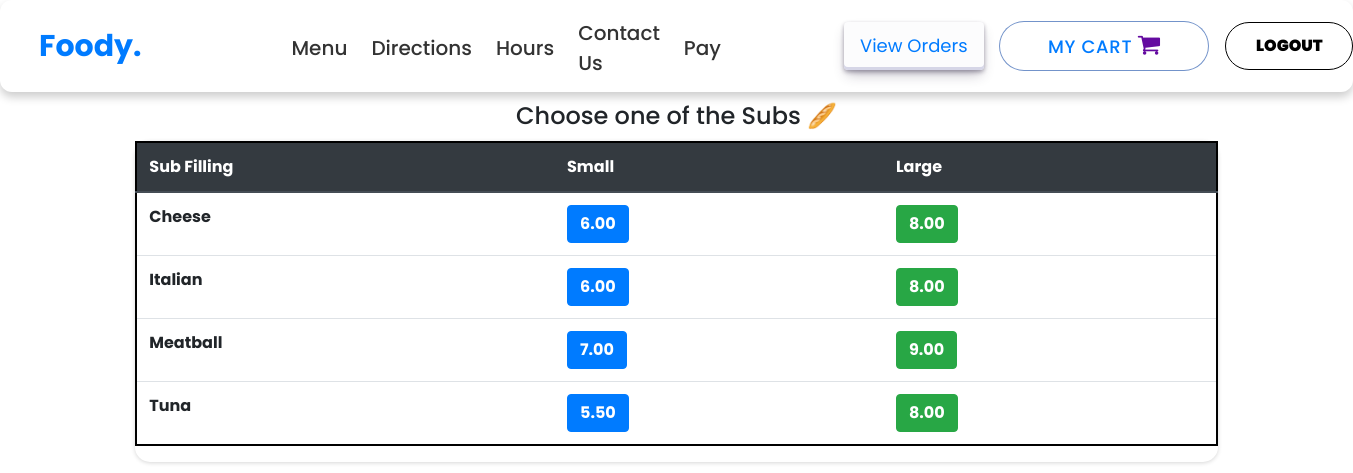
/Subs (signed in), run on the app's committed database.
### orders/models.py (models this page shows, shortened)
class Sub(models.Model):
    sub_filling = models.CharField(max_length=200)
    small_price = models.DecimalField(max_digits=6, decimal_places=2)
    large_price = models.DecimalField(max_digits=6, decimal_places=2)

### orders/views.py (the view)
# urls.py: path("Subs", views.subs, name="subs"),
def subs(request):
    if request.user.is_authenticated:
        return render(request, "sub.html", context = {"dishes":Sub.objects.all})
    else:
        return redirect("orders:login")

### orders/templates/sub.html
{% extends 'header.html' %}
{% block content %}
    <div class="container">
      <h4 style="margin:10px; text-align:center;"> Choose one of the Subs &#x1f956 </h4>
      <div class="row justify-content-center" >
        <table class="table"  style="border: 2px solid black">
          <thead class="thead-dark">
            <tr>
              <th scope="col">Sub Filling</th>
              <th scope="col">Small</th>
              <th scope="col">Large</th>
            </tr>
          </thead>
          <tbody>
            {% for dish in dishes %}
              <tr>
                <th>{{dish.sub_filling}}</th>
                <td><button type="button" class="btn btn-primary" onclick="add_to_cart({item_description:'Small Sub - {{dish.sub_filling}}' , price:{{dish.small_price}} })"><strong>{{dish.small_price}}</strong></button></td>
                <td><button type="button" class="btn btn-success" onclick="add_to_cart({item_description:'Large Sub - {{dish.sub_filling}}' , price:{{dish.large_price}} })"><strong>{{dish.large_price}}</strong></button></td>
              </tr>
            {% endfor %}
          </tbody>
        </table>
      </div>
    </div>
{% endblock %}

### orders/static/header.css (style rules this page uses)
* { margin: 0; padding: 0; box-sizing: border-box; font-family: "Poppins", sans-serif; }
body { height: 100vh; }
.container { margin: auto; width: 80%; }

### orders/static/style.css (style rules this page uses)
.row { background-color: var(--mainColor); box-shadow: rgba(0, 0, 0, 0.16)0px 1px 4px; border-radius: 15px; position: relative; cursor: pointer; }

### data on the page
Sub: sub_filling "Cheese", small_price "6.00", large_price "8.00"
Sub: sub_filling "Italian", small_price "6.00", large_price "8.00"
Sub: sub_filling "Meatball", small_price "7.00", large_price "9.00"
Sub: sub_filling "Tuna", small_price "5.50", large_price "8.00"
